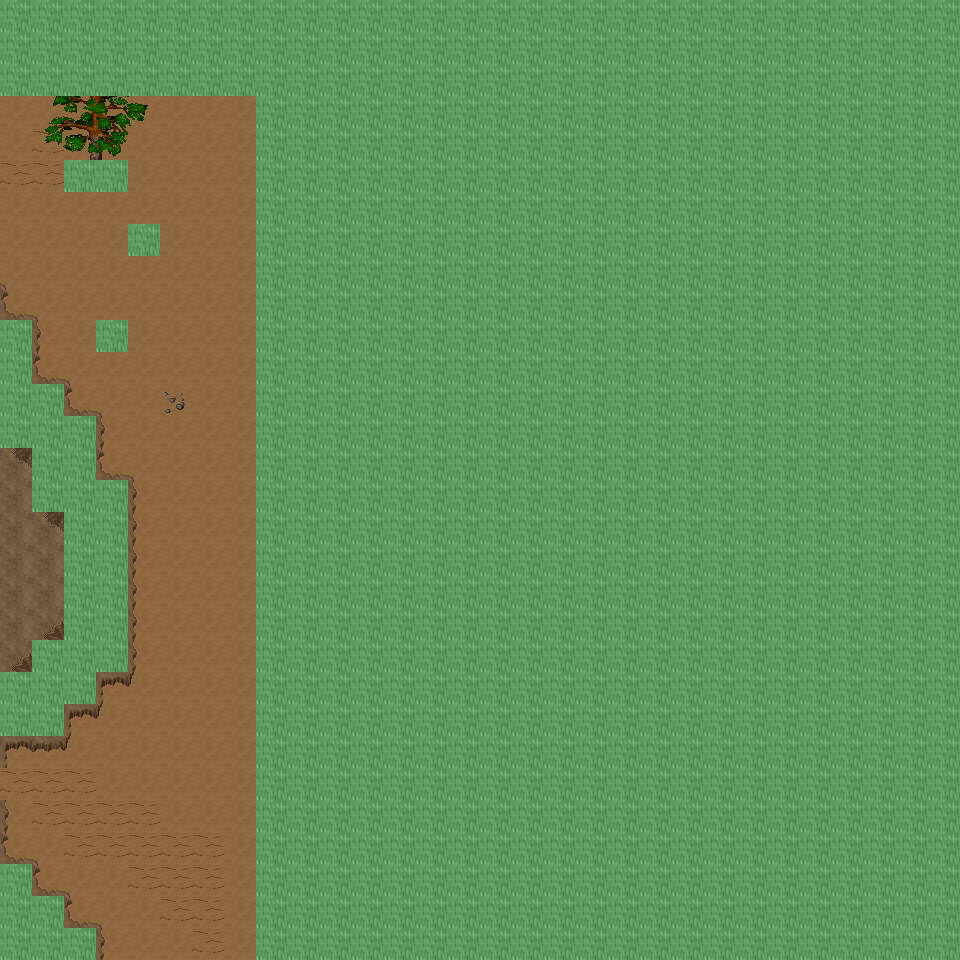

This is a level from a 2D game, rendered from its Tiled map with the project's own tilesets. A one-line summary and the map file follow, with tile-layer data summarised:
An orthogonal 30x30 tile map with 32x32 px tiles, 6 tile layers (Ground, Object, Object2, Above, ...), 49 tilesets and 4 objects (4x mapchange).

<map version="1.0" orientation="orthogonal" renderorder="right-down" width="30" height="30" tilewidth="32" tileheight="32" nextobjectid="5">
  <tileset firstgid="1" name="tileset_ground_ground" tilewidth="32" tileheight="32" tilecount="33" columns="3">
    <image source="../drawable/tileset_ground_ground.png" width="96" height="352" />
  </tileset>
  <tileset firstgid="34" name="tileset_ground_ice_ice" tilewidth="32" tileheight="32" tilecount="3" columns="3">
    <image source="../drawable/tileset_ground_ice_ice.png" width="96" height="32" />
  </tileset>
  <tileset firstgid="37" name="tileset_ground_indoor_brown_hole" tilewidth="32" tileheight="32" tilecount="56" columns="7">
    <image source="../drawable/tileset_ground_indoor_brown_hole.png" width="224" height="256" />
  </tileset>
  <tileset firstgid="93" name="tileset_ground_earth_edges" tilewidth="32" tileheight="32" tilecount="18" columns="6">
    <image source="../drawable/tileset_ground_earth_edges.png" width="192" height="96" />
  </tileset>
  <tileset firstgid="111" name="tileset_ground_rock_pebbles" tilewidth="32" tileheight="32" tilecount="3" columns="1">
    <image source="../drawable/tileset_ground_rock_pebbles.png" width="32" height="96" />
  </tileset>
  <tileset firstgid="114" name="tileset_item_corpse_huge_animal" tilewidth="32" tileheight="32" tilecount="16" columns="2">
    <image source="../drawable/tileset_item_corpse_huge_animal.png" width="64" height="256" />
  </tileset>
  <tileset firstgid="130" name="tileset_plant_flower_daisy_white" tilewidth="32" tileheight="32" tilecount="8" columns="2">
    <image source="../drawable/tileset_plant_flower_daisy_white.png" width="64" height="128" />
  </tileset>
  <tileset firstgid="138" name="tileset_ground_ridge_earth_dark" tilewidth="32" tileheight="32" tilecount="96" columns="12">
    <image source="../drawable/tileset_ground_ridge_earth_dark.png" width="384" height="256" />
  </tileset>
  <tileset firstgid="234" name="tileset_ground_grass_edges" tilewidth="32" tileheight="32" tilecount="36" columns="12">
    <image source="../drawable/tileset_ground_grass_edges.png" width="384" height="96" />
  </tileset>
  <tileset firstgid="270" name="tileset_ground_ridge_ice_2" tilewidth="32" tileheight="32" tilecount="42" columns="7">
    <image source="../drawable/tileset_ground_ridge_ice_2.png" width="224" height="192" />
  </tileset>
  <tileset firstgid="312" name="tileset_ground_ice_glacier" tilewidth="32" tileheight="32" tilecount="1" columns="1">
    <image source="../drawable/tileset_ground_ice_glacier.png" width="32" height="32" />
  </tileset>
  <tileset firstgid="313" name="tileset_plant_bush_large_brown" tilewidth="32" tileheight="32" tilecount="9" columns="3">
    <image source="../drawable/tileset_plant_bush_large_brown.png" width="96" height="96" />
  </tileset>
  <tileset firstgid="322" name="tileset_ground_ridge_ice" tilewidth="32" tileheight="32" tilecount="42" columns="7">
    <image source="../drawable/tileset_ground_ridge_ice.png" width="224" height="192" />
  </tileset>
  <tileset firstgid="364" name="tileset_plant_bush_various_small" tilewidth="32" tileheight="32" tilecount="9" columns="3">
    <image source="../drawable/tileset_plant_bush_various_small.png" width="96" height="96" />
  </tileset>
  <tileset firstgid="373" name="tileset_ground_rock_rocks_2" tilewidth="32" tileheight="32" tilecount="4" columns="2">
    <image source="../drawable/tileset_ground_rock_rocks_2.png" width="64" height="64" />
  </tileset>
  <tileset firstgid="377" name="tileset_ground_brown_2" tilewidth="32" tileheight="32" tilecount="2" columns="1">
    <image source="../drawable/tileset_ground_brown_2.png" width="32" height="64" />
  </tileset>
  <tileset firstgid="379" name="tileset_plant_bush_large_green" tilewidth="32" tileheight="32" tilecount="9" columns="3">
    <image source="../drawable/tileset_plant_bush_large_green.png" width="96" height="96" />
  </tileset>
  <tileset firstgid="388" name="tileset_plant_grasses" tilewidth="32" tileheight="32" tilecount="6" columns="3">
    <image source="../drawable/tileset_plant_grasses.png" width="96" height="64" />
  </tileset>
  <tileset firstgid="394" name="tileset_furniture_table_long_side_on_pale" tilewidth="32" tileheight="32" tilecount="3" columns="3">
    <image source="../drawable/tileset_furniture_table_long_side_on_pale.png" width="96" height="32" />
  </tileset>
  <tileset firstgid="397" name="tileset_item_blood_nsew_stains" tilewidth="32" tileheight="32" tilecount="4" columns="2">
    <image source="../drawable/tileset_item_blood_nsew_stains.png" width="64" height="64" />
  </tileset>
  <tileset firstgid="401" name="tileset_item_blood_floor_stains_2" tilewidth="32" tileheight="32" tilecount="4" columns="2">
    <image source="../drawable/tileset_item_blood_floor_stains_2.png" width="64" height="64" />
  </tileset>
  <tileset firstgid="405" name="tileset_item_statue_grey_stone" tilewidth="32" tileheight="32" tilecount="4" columns="2">
    <image source="../drawable/tileset_item_statue_grey_stone.png" width="64" height="64" />
  </tileset>
  <tileset firstgid="409" name="tileset_item_statue_cross" tilewidth="32" tileheight="32" tilecount="1" columns="1">
    <image source="../drawable/tileset_item_statue_cross.png" width="32" height="32" />
  </tileset>
  <tileset firstgid="410" name="tileset_item_button_gold" tilewidth="32" tileheight="32" tilecount="2" columns="2">
    <image source="../drawable/tileset_item_button_gold.png" width="64" height="32" />
  </tileset>
  <tileset firstgid="412" name="tileset_ground_rock_green_crystal" tilewidth="32" tileheight="32" tilecount="9" columns="3">
    <image source="../drawable/tileset_ground_rock_green_crystal.png" width="96" height="96" />
  </tileset>
  <tileset firstgid="421" name="tileset_item_statue_metal_and_stone" tilewidth="32" tileheight="32" tilecount="6" columns="3">
    <image source="../drawable/tileset_item_statue_metal_and_stone.png" width="96" height="64" />
  </tileset>
  <tileset firstgid="427" name="tileset_ground_ladder_horizontal_pale" tilewidth="32" tileheight="32" tilecount="3" columns="1">
    <image source="../drawable/tileset_ground_ladder_horizontal_pale.png" width="32" height="96" />
  </tileset>
  <tileset firstgid="430" name="tileset_building_fence_fence_chunky" tilewidth="32" tileheight="32" tilecount="21" columns="3">
    <image source="../drawable/tileset_building_fence_fence_chunky.png" width="96" height="224" />
  </tileset>
  <tileset firstgid="451" name="tileset_plant_bush_bushes" tilewidth="32" tileheight="32" tilecount="10" columns="5">
    <image source="../drawable/tileset_plant_bush_bushes.png" width="160" height="64" />
  </tileset>
  <tileset firstgid="461" name="tileset_item_blood_floor_stain" tilewidth="32" tileheight="32" tilecount="1" columns="1">
    <image source="../drawable/tileset_item_blood_floor_stain.png" width="32" height="32" />
  </tileset>
  <tileset firstgid="462" name="tileset_item_corpse_skull_dark" tilewidth="32" tileheight="32" tilecount="2" columns="2">
    <image source="../drawable/tileset_item_corpse_skull_dark.png" width="64" height="32" />
  </tileset>
  <tileset firstgid="464" name="tileset_logic_collision" tilewidth="32" tileheight="32" tilecount="1" columns="1">
    <image source="../drawable/tileset_logic_collision.png" width="32" height="32" />
  </tileset>
  <tileset firstgid="465" name="tileset_plant_tree_taller_trees" tilewidth="32" tileheight="32" tilecount="32" columns="8">
    <image source="../drawable/tileset_plant_tree_taller_trees.png" width="256" height="128" />
  </tileset>
  <tileset firstgid="497" name="tileset_building_wall_int_clay" tilewidth="32" tileheight="32" tilecount="100" columns="10">
    <image source="../drawable/tileset_building_wall_int_clay.png" width="320" height="320" />
  </tileset>
  <tileset firstgid="597" name="tileset_plant_tree_pine_tree" tilewidth="32" tileheight="32" tilecount="20" columns="4">
    <image source="../drawable/tileset_plant_tree_pine_tree.png" width="128" height="160" />
  </tileset>
  <tileset firstgid="617" name="tileset_plant_tree_pine_tree_1" tilewidth="32" tileheight="32" tilecount="20" columns="4">
    <image source="../drawable/tileset_plant_tree_pine_tree_1.png" width="128" height="160" />
  </tileset>
  <tileset firstgid="637" name="tileset_plant_stump_hollow_logs" tilewidth="32" tileheight="32" tilecount="6" columns="3">
    <image source="../drawable/tileset_plant_stump_hollow_logs.png" width="96" height="64" />
  </tileset>
  <tileset firstgid="643" name="tileset_plant_stump_small_stump" tilewidth="32" tileheight="32" tilecount="4" columns="2">
    <image source="../drawable/tileset_plant_stump_small_stump.png" width="64" height="64" />
  </tileset>
  <tileset firstgid="647" name="tileset_plant_stump_stump_snow1" tilewidth="32" tileheight="32" tilecount="2" columns="2">
    <image source="../drawable/tileset_plant_stump_stump_snow1.png" width="64" height="32" />
  </tileset>
  <tileset firstgid="649" name="tileset_plant_stump_stump_snow" tilewidth="32" tileheight="32" tilecount="2" columns="2">
    <image source="../drawable/tileset_plant_stump_stump_snow.png" width="64" height="32" />
  </tileset>
  <tileset firstgid="651" name="tileset_building_decoration_rocks" tilewidth="32" tileheight="32" tilecount="6" columns="3">
    <image source="../drawable/tileset_building_decoration_rocks.png" width="96" height="64" />
  </tileset>
  <tileset firstgid="657" name="tileset_ground_rock_rocks" tilewidth="32" tileheight="32" tilecount="4" columns="2">
    <image source="../drawable/tileset_ground_rock_rocks.png" width="64" height="64" />
  </tileset>
  <tileset firstgid="661" name="tileset_ground_grass_corners" tilewidth="32" tileheight="32" tilecount="24" columns="6">
    <image source="../drawable/tileset_ground_grass_corners.png" width="192" height="128" />
  </tileset>
  <tileset firstgid="685" name="tileset_plant_lily_pads" tilewidth="32" tileheight="32" tilecount="2" columns="1">
    <image source="../drawable/tileset_plant_lily_pads.png" width="32" height="64" />
  </tileset>
  <tileset firstgid="687" name="tileset_plant_tree_snow_on_pine" tilewidth="32" tileheight="32" tilecount="20" columns="4">
    <image source="../drawable/tileset_plant_tree_snow_on_pine.png" width="128" height="160" />
  </tileset>
  <tileset firstgid="707" name="tileset_ground_stonecircle" tilewidth="32" tileheight="32" tilecount="81" columns="9">
    <image source="../drawable/tileset_ground_stonecircle.png" width="288" height="288" />
  </tileset>
  <tileset firstgid="788" name="tileset_object_rotating_crystal" tilewidth="32" tileheight="32" tilecount="48" columns="8">
    <image source="../drawable/tileset_object_rotating_crystal.png" width="256" height="192" />
  </tileset>
  <tileset firstgid="836" name="tileset_building_wall_int_sandstone" tilewidth="32" tileheight="32" tilecount="15" columns="3">
    <image source="../drawable/tileset_building_wall_int_sandstone.png" width="96" height="160" />
  </tileset>
  <tileset firstgid="851" name="tileset_building_ice_tower" tilewidth="32" tileheight="32" tilecount="252" columns="9">
    <image source="../drawable/tileset_building_ice_tower.png" width="288" height="896" />
  </tileset>
  <layer name="Ground" width="30" height="30">
    <data>[900 cells, 900 non-empty, 2 distinct tile ids]</data>
  </layer>
  <layer name="Object" width="30" height="30">
    <data>[900 cells, 295 non-empty, 56 distinct tile ids]</data>
  </layer>
  <layer name="Object2" width="30" height="30">
    <data>[900 cells, 0 non-empty, 0 distinct tile ids]</data>
  </layer>
  <layer name="Above" width="30" height="30">
    <data>[900 cells, 191 non-empty, 34 distinct tile ids]</data>
  </layer>
  <layer name="Above2" width="30" height="30">
    <data>[900 cells, 0 non-empty, 0 distinct tile ids]</data>
  </layer>
  <layer name="Walkable" width="30" height="30">
    <data>[900 cells, 722 non-empty, 1 distinct tile ids]</data>
  </layer>
  <objectgroup name="MapEvents">
    <object id="1" name="south" type="mapchange" x="96" y="928" width="160" height="32">
      <properties>
        <property name="map" value="0_ados_mountain_n2_w2_x3_y1" />
        <property name="place" value="north" />
      </properties>
    </object>
    <object id="2" name="west" type="mapchange" x="0" y="96" width="32" height="224">
      <properties>
        <property name="map" value="0_ados_mountain_n2_w2_x2_y0" />
        <property name="place" value="east" />
      </properties>
    </object>
    <object id="3" name="west2" type="mapchange" x="0" y="448" width="32" height="224">
      <properties>
        <property name="map" value="0_ados_mountain_n2_w2_x2_y0" />
        <property name="place" value="east2" />
      </properties>
    </object>
    <object id="4" name="west3" type="mapchange" x="0" y="736" width="32" height="128">
      <properties>
        <property name="map" value="0_ados_mountain_n2_w2_x2_y0" />
        <property name="place" value="east3" />
      </properties>
    </object>
  </objectgroup>
</map>
